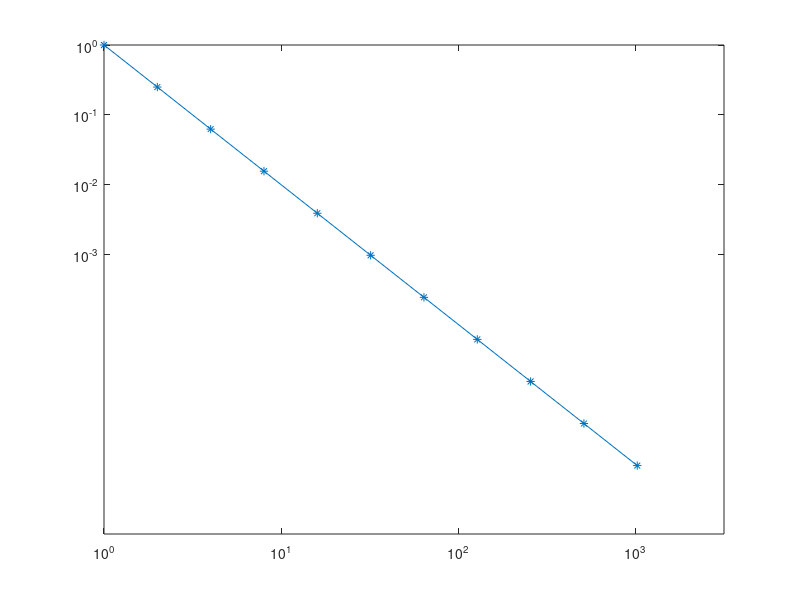

Source code (MATLAB):
clear
clc

%figure
x = 2.^[0:1:10];
y = 1./x.^2;
%plot(x, y, '*-');

figure
xx = log(x)/log(10);
yy = log(y)/log(10);
plot(xx, yy, '*-');
xticks([0, 1, 2, 3])
xticklabels({'10^0','10^1','10^2','10^3'})
yticks([-3, -2, -1, 0])
yticklabels({'10^{-3}','10^{-2}','10^{-1}','10^{0}'})

